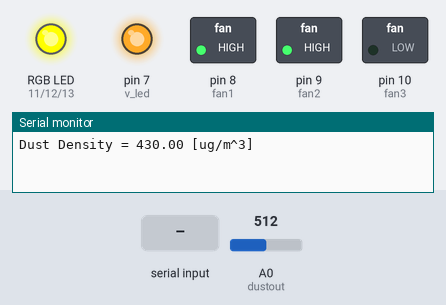
Simulated run of this sketch. Board: Arduino Uno, built with avr-gcc and run on an emulated ATmega328P. On the bench: switched loads named in the sketch (green lamp = pin HIGH), an RGB LED mixed from three pins (HIGH = lit), output pins drawn as LEDs (lit = HIGH), the last lines printed to the serial monitor. Inputs (shaded band) come from the test bench; at power-on: A0 (dustout) = 512.

Above: at 1.8 s.
1.9 s: A0 (dustout) set to 572
4.2 s: A0 (dustout) set to 592
At 7.3 s:
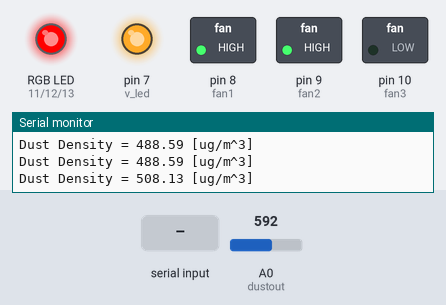
8.3 s: A0 (dustout) set to 511
At 12.3 s:
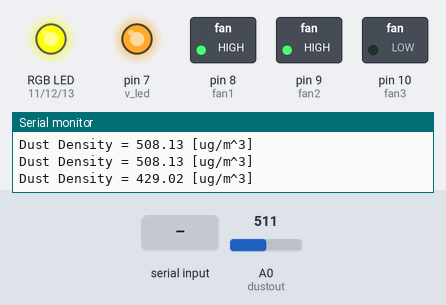
12.4 s: "h" received over the second serial link
At 15.3 s:
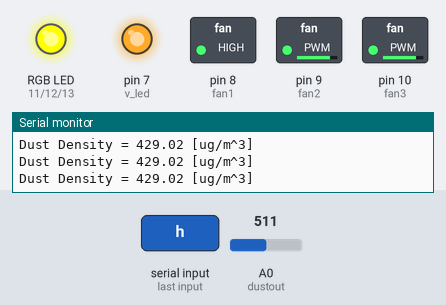
Timing chart, 0 to 26.6 s (numbered marks = the images above; inputs shaded):
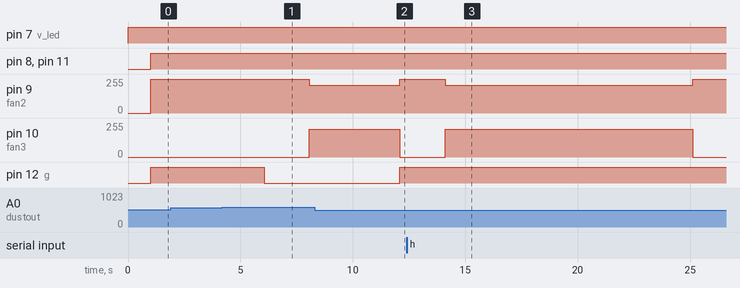

The sketch:

ArduinoAirPurifier_by.sdtown.ino
```cpp
#include <SoftwareSerial.h>
#define no_dust 0.35

//BT
int blueTx = 6;
int blueRx = 5;
SoftwareSerial mySerial(blueTx, blueRx);

//LED
int r = 11;
int g = 12;
int b = 13;

//fan
int fan1 = 8;
int fan2 = 9;
int fan3 = 10;

int dustout = A0;
int v_led = 7;
float vo_value = 0;
float sensor_voltage = 0;
float dust_density = 0;

int cnt = 0;

int value = 0;

void setup() {
  Serial.begin(9600);
  mySerial.begin(9600);
  pinMode(v_led,OUTPUT);
  pinMode(fan1, OUTPUT);
  pinMode(fan2, OUTPUT);
  pinMode(fan3, OUTPUT);
  pinMode(r, OUTPUT);
  pinMode(g, OUTPUT);
  pinMode(b, OUTPUT);
}

void RGB_color (int rv, int gv, int bv) {
  analogWrite(r, rv);
  analogWrite(g, gv);
  analogWrite(b, bv);
}

void loop() {
  if (mySerial.available()) {
    digitalWrite(v_led,LOW);
    delayMicroseconds(280);
    vo_value = analogRead(dustout);
    delayMicroseconds(40);
    digitalWrite(v_led,HIGH);
    delayMicroseconds(9680);

    sensor_voltage = get_voltage(vo_value);
    dust_density = get_dust_density(sensor_voltage);

    mySerial.println(dust_density);
    Serial.print("Dust Density = ");
    Serial.print(dust_density);
    Serial.println(" [ug/m^3]");

    value = mySerial.read();
    delay(1000);

    if (dust_density > 500) {
      RGB_color(255,0,0);
      delay(2000);
    }
    else if (dust_density > 200) {
      RGB_color(255,255,0);
    }
    else {
      RGB_color(0,255,0);
    }

    if (value == 'h') {
      analogWrite(fan1, 210);
      analogWrite(fan2, 210);
      analogWrite(fan3, 210);
      delay(10000);
      value=0;
      return value;
    }
    else if (value == 'w') {
      analogWrite(fan1, 255);
      analogWrite(fan2, 255);
      analogWrite(fan3, 0);
      delay(10000);
      value=0;
      return value;
    }

    if (dust_density >= 500) {
      analogWrite(fan1, 210);
      analogWrite(fan2, 210);
      analogWrite(fan3, 210);
    }
    else {
      analogWrite(fan1, 255);
      analogWrite(fan2, 255);
      analogWrite(fan3, 0);
    }
  }
  else {
    digitalWrite(v_led,LOW);
    delayMicroseconds(280);
    vo_value=analogRead(dustout);
    delayMicroseconds(40);
    digitalWrite(v_led,HIGH);
    delayMicroseconds(9680);
    delay(1000);

    sensor_voltage = get_voltage(vo_value);
    dust_density = get_dust_density(sensor_voltage);

    Serial.print("Dust Density = ");
    Serial.print(dust_density);
    Serial.println(" [ug/m^3]");

    if (dust_density > 500) {
      RGB_color(255,0,0);
      delay(2000);
    }
    else if (dust_density > 200) {
      RGB_color(255,255,0);
    }
    else {
      RGB_color(0,255,0);
    }

    if (dust_density >= 500) {
      analogWrite(fan1, 210);
      analogWrite(fan2, 210);
      analogWrite(fan3, 210);
    }
    else {
      analogWrite(fan1, 255);
      analogWrite(fan2, 255);
      analogWrite(fan3, 0);
    }
  }
}
float get_voltage(float value) {
  float V = vo_value * 5.0 / 1024;
  return V;
  }
float get_dust_density(float voltage) {
  float dust = (voltage-no_dust) / 0.005;
  if (dust<0) {
    dust = dust + 65;
  }
  return dust;
  }
```

Measured:
- the behaviour switches between 583 and 584 on A0 (dustout) (found by bisection; images 0 and 1)
- after the input at 4.2 s, pin 9 (fan2): 255/255 → 210/255 after 3.9 s; pin 10 (fan3): 0/255 → 210/255 after 3.9 s; pin 12 (g): HIGH → LOW after 1.9 s
- after the input at 8.3 s, pin 9 (fan2): 210/255 → 255/255 after 3.8 s; pin 10 (fan3): 210/255 → 0/255 after 3.8 s; pin 12 (g): LOW → HIGH after 3.8 s
- after the input at 12.4 s, pin 9 (fan2): 255/255 → 210/255 after 1.7 s, → 255/255 11.0 s later; pin 10 (fan3): 0/255 → 210/255 after 1.7 s, → 0/255 11.0 s later
